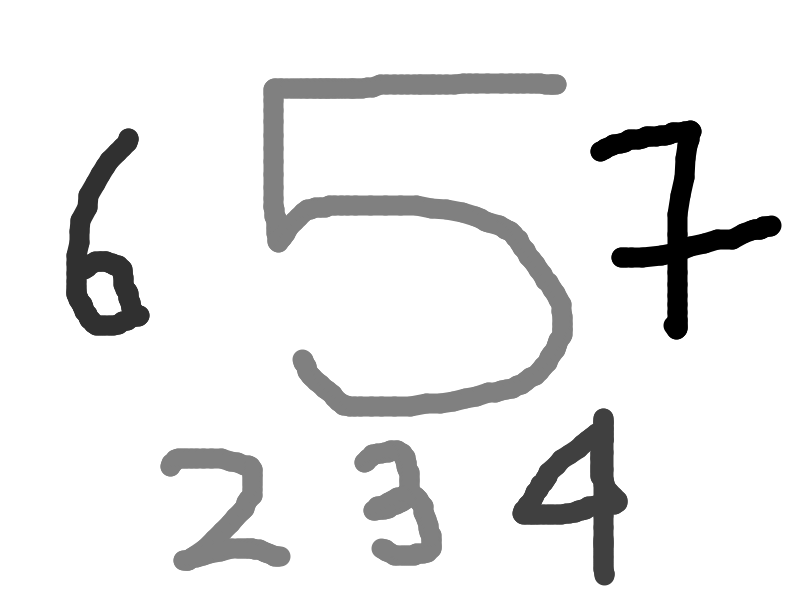
%> input picture dip/hands_on/lec-2/im1.png, 800 x 600 px, given in place of lena1.jpg, which was not available
$ octave bit_slice.m   (GNU Octave 9; MATLAB toolbox functions it lacks are replaced by stand-ins)
%> lines starting %> are read from the running program, lines starting %| are printed output that depends on the picture; in (x1, y1, x2, y2) boxes, pixels count from 0 and x2, y2 are one past the last pixel; in counts of white or black regions, pixels touching at a corner belong together; the program's own positions count from 1; pictures that were not available may be replaced by others from this repository, and a replacement may not be noted
A = rgb2gray(imread('lena1.jpg'));
%> A: size 600x800 uint8; min 0, max 255, mean 234.8
B = rgb2gray(imread('lena2.jpg'));
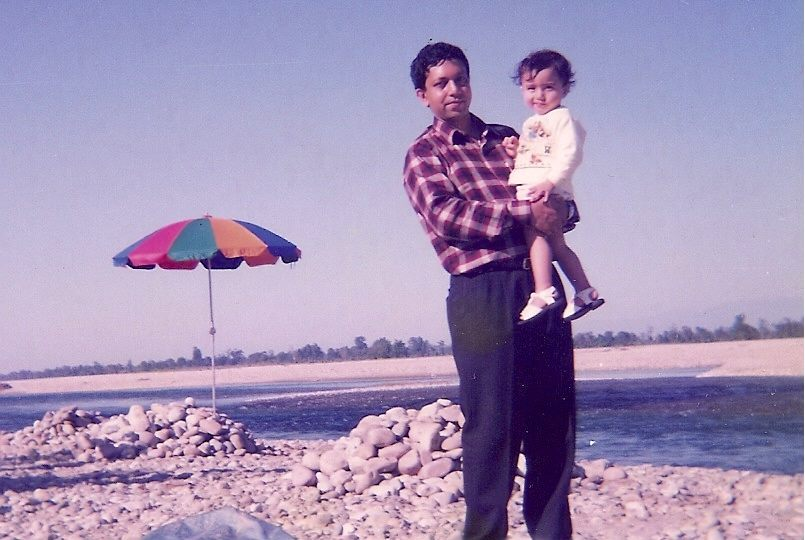
%> input picture dip/hands_on/lec-2/1.jpg, 805 x 540 px, given in place of lena2.jpg, which was not available
%> B: size 540x805 uint8; min 4, max 254, mean 156.2

A1=bitget(A,1);
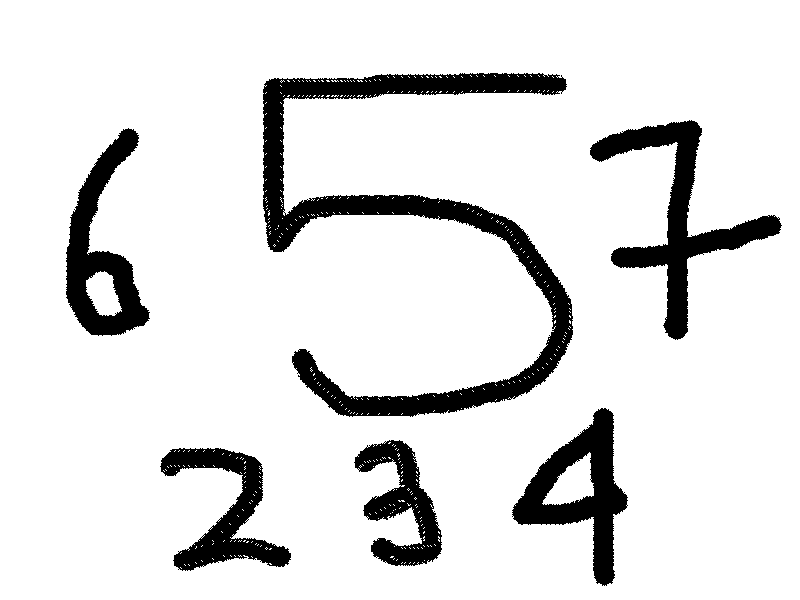
%> A1: size 600x800 logical; 88.3% white; 7 black regions (1 under 20 px), largest, box (x1, y1, x2, y2) and area: (263, 73, 573, 417) 21770, (590, 120, 782, 340) 9245, (512, 408, 628, 586) 7441, (66, 128, 150, 336) 7047, (160, 448, 291, 571) 5877, (354, 440, 442, 566) 5013
A2=bitget(A,2);
%> A2: size 600x800 logical; 88.1% white; 6 black regions, box (x1, y1, x2, y2) and area: (263, 73, 573, 417) 22017, (590, 120, 782, 340) 9305, (512, 408, 628, 586) 7507, (66, 128, 150, 336) 7111, (160, 448, 291, 571) 5939, (354, 440, 442, 566) 5100
A3=bitget(A,3);
%> A3: size 600x800 logical; 88.1% white; 6 black regions, box (x1, y1, x2, y2) and area: (263, 73, 573, 417) 22052, (590, 120, 782, 340) 9224, (512, 409, 628, 586) 7408, (66, 128, 150, 336) 7077, (160, 448, 291, 571) 5969, (354, 440, 442, 566) 5154
A4=bitget(A,4);
%> A4: size 600x800 logical; 88.2% white; 6 black regions, box (x1, y1, x2, y2) and area: (263, 73, 573, 417) 22001, (590, 120, 782, 340) 9249, (512, 408, 628, 586) 7434, (66, 128, 150, 336) 7057, (160, 448, 291, 571) 5945, (354, 440, 442, 566) 5114
A5=bitget(A,5);
%> A5: size 600x800 logical; 89.6% white; 140 black regions (135 under 20 px), largest, box (x1, y1, x2, y2) and area: (263, 73, 573, 417) 22044, (590, 120, 782, 340) 9256, (512, 408, 628, 586) 7412, (160, 448, 291, 571) 5944, (354, 440, 442, 566) 5078
A6=bitget(A,6);
%> A6: size 600x800 logical; 89.6% white; 164 black regions (159 under 20 px), largest, box (x1, y1, x2, y2) and area: (263, 73, 573, 417) 21847, (590, 120, 782, 340) 9262, (513, 409, 628, 586) 7440, (160, 448, 291, 571) 5885, (354, 440, 442, 566) 5132
A7=bitget(A,7);
%> A7: size 600x800 logical; 89.6% white; 70 black regions (65 under 20 px), largest, box (x1, y1, x2, y2) and area: (263, 73, 573, 417) 22493, (590, 120, 782, 340) 9205, (66, 128, 150, 336) 6892, (160, 448, 290, 571) 6029, (354, 440, 442, 566) 5155
A8=bitget(A,8);
%> A8: size 600x800 logical; 94.7% white; 498 black regions (495 under 20 px), largest, box (x1, y1, x2, y2) and area: (590, 120, 781, 340) 9436, (512, 408, 628, 585) 7527, (66, 128, 150, 336) 7138
B1=bitget(B,1);
%> B1: size 540x805 logical; 50% white; black in thin lines or dots
B2=bitget(B,2);
%> B2: size 540x805 logical; 50% white in thin lines or dots
B3=bitget(B,3);
%> B3: size 540x805 logical; 49.9% white in thin lines or dots
B4=bitget(B,4);
%> B4: size 540x805 logical; 50.1% white; black in thin lines or dots
B5=bitget(B,5);
%> B5: size 540x805 logical; 48.1% white; 3960 white regions (3894 under 20 px), largest, box (x1, y1, x2, y2) and area: (0, 0, 805, 540) 191440, (111, 212, 302, 274) 4348, (498, 381, 510, 415) 145
B6=bitget(B,6);
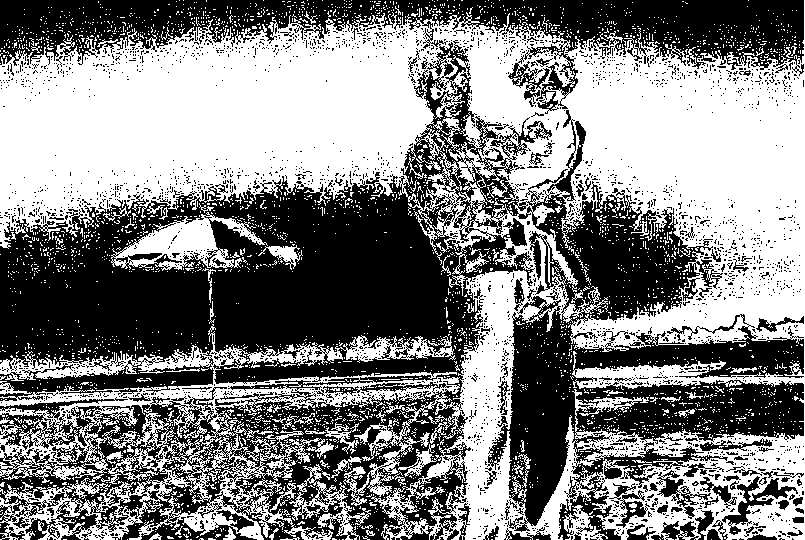
%> B6: size 540x805 logical; 51.3% white; 3052 black regions (2940 under 20 px), largest, box (x1, y1, x2, y2) and area: (0, 0, 804, 540) 193690, (722, 476, 798, 535) 1062, (656, 470, 711, 519) 665
B7=bitget(B,7);
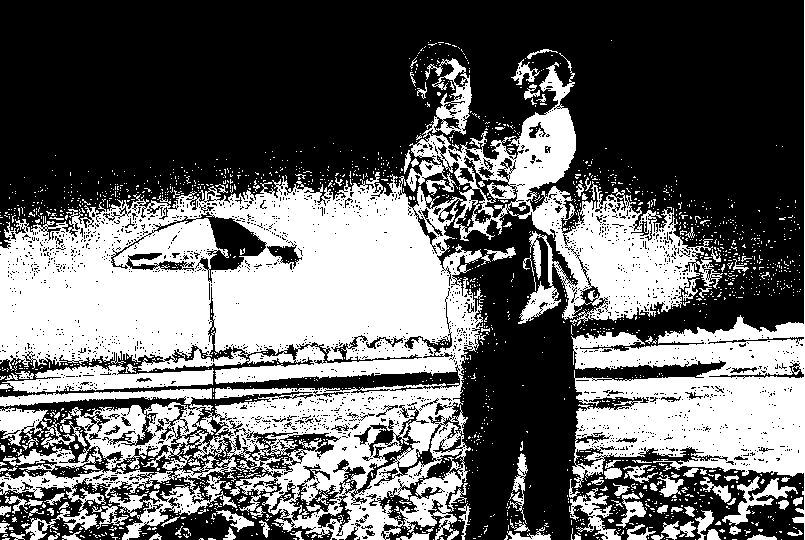
%> B7: size 540x805 logical; 40.5% white; 1832 white regions (1714 under 20 px), largest, box (x1, y1, x2, y2) and area: (0, 53, 723, 540) 127143, (571, 0, 805, 540) 26840, (0, 364, 214, 393) 3327
B8=bitget(B,8);
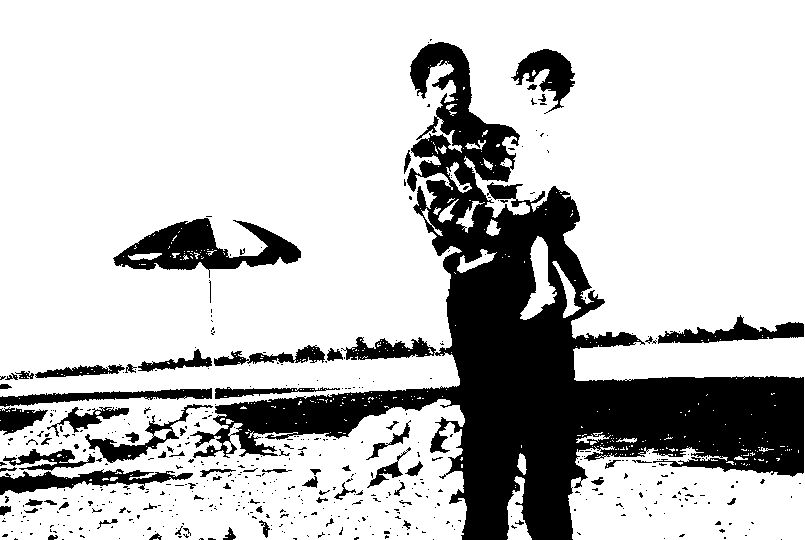
%> B8: size 540x805 logical; 77.1% white; 505 black regions (429 under 20 px), largest, box (x1, y1, x2, y2) and area: (190, 42, 804, 540) 75503, (113, 218, 301, 278) 5013, (0, 469, 193, 495) 2124

imshow(A);
% B1 = B1*255;
% B1 = uint8(B1);
% imwrite(B1,'B1.png');
B1 = rgb2gray(imread('B1.png'));
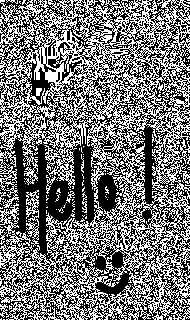
%> input picture dip/hands_on/lec-2/B1.png, 190 x 320 px
%> B1: size 320x190 uint8; min 0, max 255, mean 118.4
B1 = B1/255;
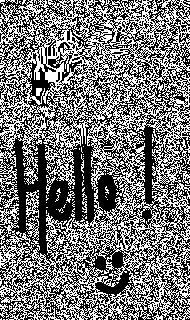
%> B1: size 320x190 uint8; values 0 (black) and 1 (white), 46.4% white in thin lines or dots

out = zeros(512,512);
out = uint8(out);
%> (the run ends here)
